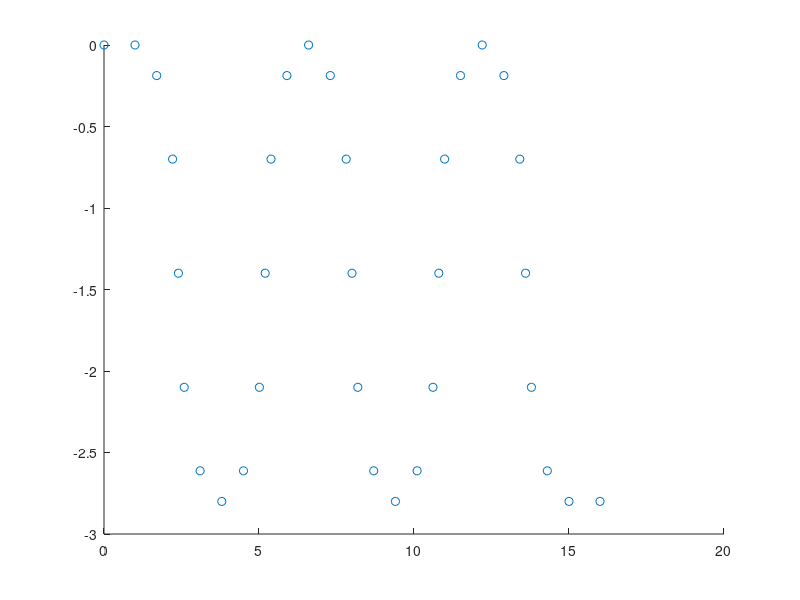

This figure's MATLAB source:
course3_points = [
    0.0, 0.0;
    1.0000, 0;
    1.7000, -0.1876;
    2.2124, -0.7000;
    2.4000, -1.4000;
    2.5876, -2.1000;
    3.1000, -2.6124;
    3.8000, -2.8000;
    4.5000, -2.6124;
    5.0124, -2.1000;
    5.2000, -1.4000;
    5.3876, -0.7000;
    5.9000, -0.1876;
    6.6000, 0;
    7.3000, -0.1876;
    7.8124, -0.7000;
    8.0000, -1.4000;
    8.1876, -2.1000;
    8.7000, -2.6124;
    9.4000, -2.8000;
    10.1000, -2.6124;
    10.6124, -2.1000;
    10.8000, -1.4000;
    10.9876, -0.7000;
    11.5000, -0.1876;
    12.2000, 0;
    12.9000, -0.1876;
    13.4124, -0.7000;
    13.6000, -1.4000;
    13.7876, -2.1000;
    14.3000, -2.6124;
    15.0000, -2.8000;
    16.0000, -2.8000
];


scatter(course3_points(:, 1), course3_points(:, 2))